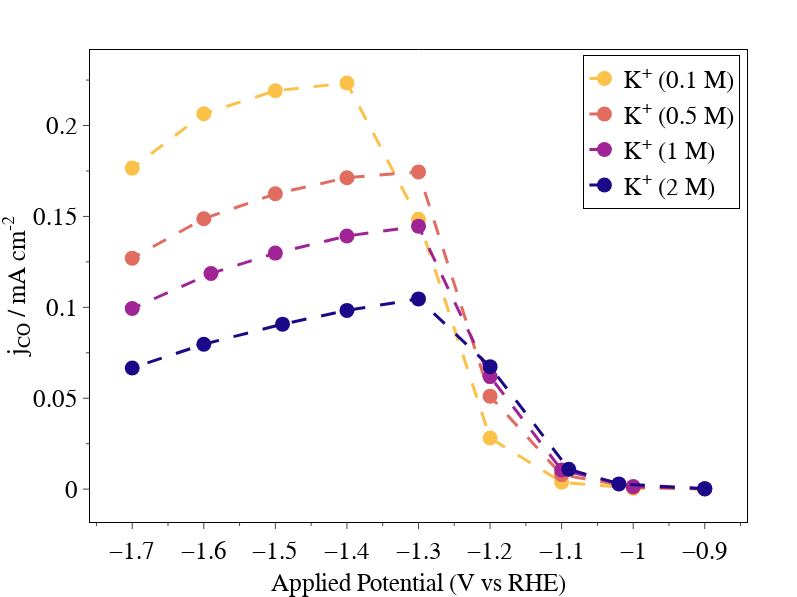

Here is the notebook cell this chart was saved with:
### Code cell
fig = px.scatter(df, x='V vs RHE', y='J CO',hover_data={'index': (df.index)},color= df.index,color_discrete_map=color_dict)

fig.update_traces(line=dict(dash='longdash',width=3),
                  marker=dict(size=15),mode='lines+markers')

fig.update_layout(
    width=797,
    height=597,
    showlegend=True,
    # title=dict(
    #      text='Ethylene',
    #      x=0.5,
    #      font_size=25),
    legend=dict(
     bordercolor='black', 
     borderwidth=1,
     title='',
     yanchor="top",
     y=0.99,
     xanchor="right",
     font_size=25,
     x=0.99),
    font=dict(family="Arial", color="black"),
    hoverlabel={"namelength": -1},
     margin=dict(
         l=0,
         r=50,
         b=0,
         t=50,
     ),
    paper_bgcolor="white",
    plot_bgcolor="white",
    xaxis=dict(
        title=rf'Applied Potential (V vs RHE)',
        title_font_size=25,
        showline=True,
        #linewidth=3,
        linecolor="black",
        mirror=True,
        showgrid=False,
        zeroline=False,
        #gridcolor="rgba(0,0,0,0.3)",
        ticks="outside",
        tickfont_size=25,
        #tickformat="d",
        #range=[-1.2,-0.2],
        #tick0=0.5,
        minor=dict(ticklen=3,dtick=0.05),
        # dtick=0.2,
        #tickwidth=3,
        ticklen=6,
    ),
    yaxis=dict(
        title=rf'j<sub>CO</sub> / mA cm<sup>-2</sup>',
        title_font=dict(size=25),
        showline=True,
        #linewidth=3,
        linecolor="black",
        mirror=True,
        showgrid=False,
        zeroline=False,
        #gridcolor="rgba(0,0,0,0.3)",
        ticks="outside",
        tickfont_size=25,
        #tickformat="d",
        #tick0=0.5,
        minor=dict(ticklen=3,dtick=0.025),
        # dtick=0.4,
        #range=[-6,-2.5],
        #tickwidth=3,
        ticklen=6,
    ),
)

fig.write_image('j_U_conc.png',scale=5)
fig.show()

### Figure 1 — Plotly figure (JSON) as saved in the notebook; plotly's stock layout.template omitted (floating-point values rounded to 4 significant figures)
{"data": [{"customdata": [["K<sup>+</sup> (0.1 M)"], ["K<sup>+</sup> (0.1 M)"], ["K<sup>+</sup> (0.1 M)"], ["K<sup>+</sup> (0.1 M)"], ["K<sup>+</sup> (0.1 M)"], ["K<sup>+</sup> (0.1 M)"], ["K<sup>+</sup> (0.1 M)"], ["K<sup>+</sup> (0.1 M)"], ["K<sup>+</sup> (0.1 M)"]], "hovertemplate": "index=%{customdata[0]}<br>V vs RHE=%{x}<br>J CO=%{y}<extra></extra>", "legendgroup": "K<sup>+</sup> (0.1 M)", "line": {"dash": "longdash", "width": 3}, "marker": {"color": "#fbc148", "size": 15, "symbol": "circle"}, "mode": "lines+markers", "name": "K<sup>+</sup> (0.1 M)", "orientation": "v", "showlegend": true, "type": "scatter", "x": [-0.9, -1, -1.1, -1.2, -1.3, -1.4, -1.5, -1.6, -1.7], "xaxis": "x", "y": [5.33e-05, 0.000467, 0.003822, 0.02815, 0.1484, 0.2234, 0.2191, 0.2065, 0.1766], "yaxis": "y"}, {"customdata": [["K<sup>+</sup> (0.5 M)"], ["K<sup>+</sup> (0.5 M)"], ["K<sup>+</sup> (0.5 M)"], ["K<sup>+</sup> (0.5 M)"], ["K<sup>+</sup> (0.5 M)"], ["K<sup>+</sup> (0.5 M)"], ["K<sup>+</sup> (0.5 M)"], ["K<sup>+</sup> (0.5 M)"], ["K<sup>+</sup> (0.5 M)"]], "hovertemplate": "index=%{customdata[0]}<br>V vs RHE=%{x}<br>J CO=%{y}<extra></extra>", "legendgroup": "K<sup>+</sup> (0.5 M)", "line": {"dash": "longdash", "width": 3}, "marker": {"color": "#e16c60", "size": 15, "symbol": "circle"}, "mode": "lines+markers", "name": "K<sup>+</sup> (0.5 M)", "orientation": "v", "showlegend": true, "type": "scatter", "x": [-0.9, -1, -1.1, -1.2, -1.3, -1.4, -1.5, -1.6, -1.7], "xaxis": "x", "y": [0.0001272, 0.001037, 0.007895, 0.05115, 0.1745, 0.1713, 0.1624, 0.1487, 0.127], "yaxis": "y"}, {"customdata": [["K<sup>+</sup> (1 M)"], ["K<sup>+</sup> (1 M)"], ["K<sup>+</sup> (1 M)"], ["K<sup>+</sup> (1 M)"], ["K<sup>+</sup> (1 M)"], ["K<sup>+</sup> (1 M)"], ["K<sup>+</sup> (1 M)"], ["K<sup>+</sup> (1 M)"], ["K<sup>+</sup> (1 M)"]], "hovertemplate": "index=%{customdata[0]}<br>V vs RHE=%{x}<br>J CO=%{y}<extra></extra>", "legendgroup": "K<sup>+</sup> (1 M)", "line": {"dash": "longdash", "width": 3}, "marker": {"color": "#a02495", "size": 15, "symbol": "circle"}, "mode": "lines+markers", "name": "K<sup>+</sup> (1 M)", "orientation": "v", "showlegend": true, "type": "scatter", "x": [-0.9, -1, -1.1, -1.2, -1.3, -1.4, -1.5, -1.59, -1.7], "xaxis": "x", "y": [0.000184, 0.001439, 0.01048, 0.06189, 0.1446, 0.1392, 0.1298, 0.1186, 0.09939], "yaxis": "y"}, {"customdata": [["K<sup>+</sup> (2 M)"], ["K<sup>+</sup> (2 M)"], ["K<sup>+</sup> (2 M)"], ["K<sup>+</sup> (2 M)"], ["K<sup>+</sup> (2 M)"], ["K<sup>+</sup> (2 M)"], ["K<sup>+</sup> (2 M)"], ["K<sup>+</sup> (2 M)"], ["K<sup>+</sup> (2 M)"]], "hovertemplate": "index=%{customdata[0]}<br>V vs RHE=%{x}<br>J CO=%{y}<extra></extra>", "legendgroup": "K<sup>+</sup> (2 M)", "line": {"dash": "longdash", "width": 3}, "marker": {"color": "#1c0989", "size": 15, "symbol": "circle"}, "mode": "lines+markers", "name": "K<sup>+</sup> (2 M)", "orientation": "v", "showlegend": true, "type": "scatter", "x": [-0.9, -1.02, -1.09, -1.2, -1.3, -1.4, -1.49, -1.6, -1.7], "xaxis": "x", "y": [0.0002607, 0.002863, 0.01097, 0.06738, 0.1046, 0.09831, 0.09076, 0.07969, 0.06666], "yaxis": "y"}], "layout": {"font": {"color": "black", "family": "Arial"}, "height": 597, "hoverlabel": {"namelength": -1}, "legend": {"bordercolor": "black", "borderwidth": 1, "font": {"size": 25}, "title": {"text": ""}, "tracegroupgap": 0, "x": 0.99, "xanchor": "right", "y": 0.99, "yanchor": "top"}, "margin": {"b": 0, "l": 0, "r": 50, "t": 50}, "paper_bgcolor": "white", "plot_bgcolor": "white", "showlegend": true, "width": 797, "xaxis": {"anchor": "y", "domain": [0, 1], "linecolor": "black", "minor": {"dtick": 0.05, "ticklen": 3}, "mirror": true, "showgrid": false, "showline": true, "tickfont": {"size": 25}, "ticklen": 6, "ticks": "outside", "title": {"font": {"size": 25}, "text": "Applied Potential (V vs RHE)"}, "zeroline": false}, "yaxis": {"anchor": "x", "domain": [0, 1], "linecolor": "black", "minor": {"dtick": 0.025, "ticklen": 3}, "mirror": true, "showgrid": false, "showline": true, "tickfont": {"size": 25}, "ticklen": 6, "ticks": "outside", "title": {"font": {"size": 25}, "text": "j<sub>CO</sub> / mA cm<sup>-2</sup>"}, "zeroline": false}}}
